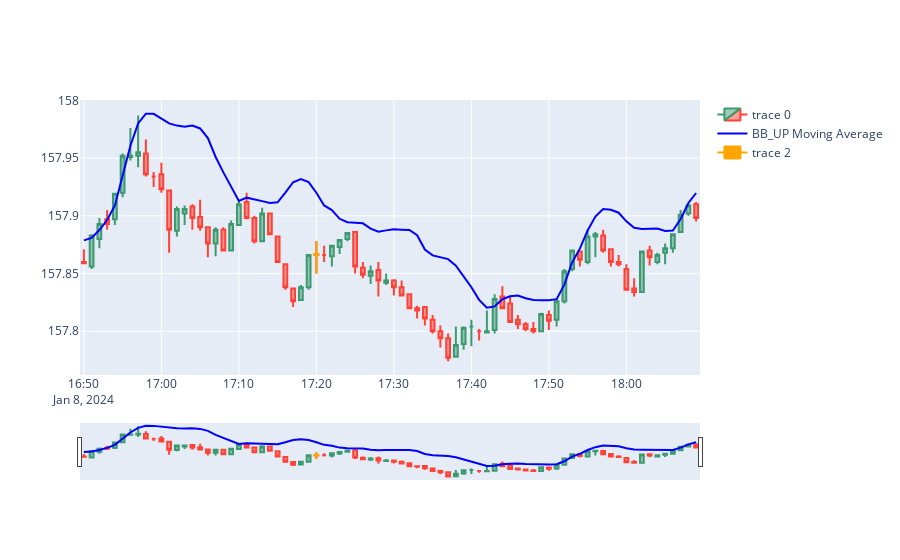

Here is the notebook cell this chart was saved with:
### Code cell
# Add custom color for a specific candlestick
# df_pl[df_pl['Date'] == custom_color_candle]
fig.add_trace(go.Candlestick(
    x=df_an.iloc[index:index+1]['time'],
    open=df_an.iloc[index:index+1]['mid_o'],
    high=df_an.iloc[index:index+1]['mid_h'],
    low=df_an.iloc[index:index+1]['mid_l'],
    close=df_an.iloc[index:index+1]['mid_c'],
    increasing=dict(line=dict(color='orange'), fillcolor='orange'),
    decreasing=dict(line=dict(color='orange'), fillcolor='orange')
))


fig.show()
